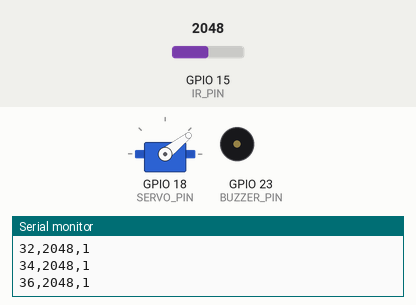
This sketch was run on a simulated ESP32. Parts: servo, buzzer (waves = sounding), the last lines printed to the serial monitor. The test bench sets the inputs (shaded band); at power-on: GPIO 15 (IR_PIN) = 2048 (analog values on the 0–4095 scale).

Above: at 1.2 s.
1.3 s: GPIO 15 (IR_PIN) set to 2446
At 1.65 s:
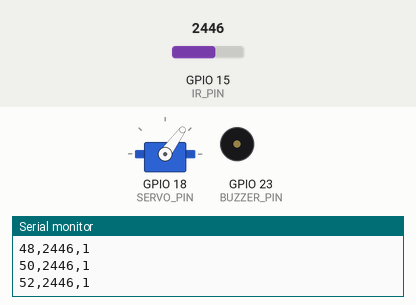
4.3 s: GPIO 15 (IR_PIN) set to 2553
At 5.02 s:
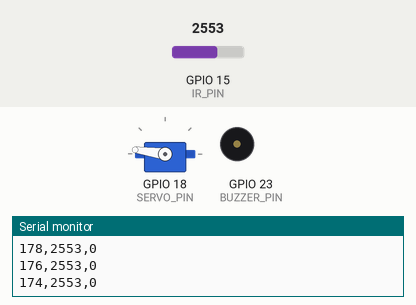
7.3 s: GPIO 15 (IR_PIN) set to 2460
At 8.11 s:
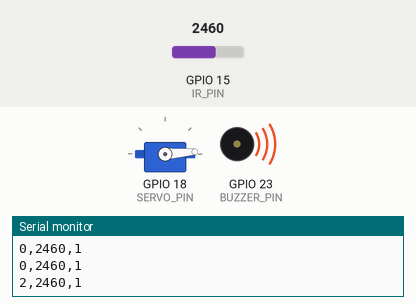
Timing chart, 0 to 22.3 s (numbered marks = the images above; inputs shaded):
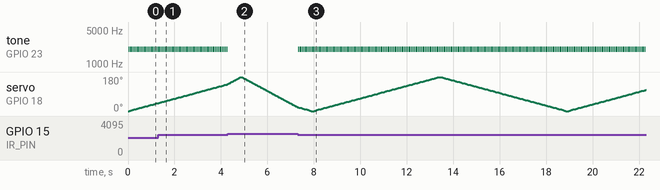

The sketch:

CODE_main_ESP32.ino
```cpp
#include <ESP32Servo.h>
#include "driver/ledc.h"

Servo radarServo;

const int SERVO_PIN = 18;   // Servo signal pin on GPIO 18
const int IR_PIN = 15;      // Analog input pin for IR Sensor on GPIO 15
const int BUZZER_PIN = 23;  // Buzzer pin on GPIO 23 (please ignore)

const int DETECTION_THRESHOLD = 2500;

void setup() {
  Serial.begin(115200);
  radarServo.attach(SERVO_PIN, 544, 2400);
  analogReadResolution(12);

  // Corrected struct ordering initialization to bypass strict compiler constraints
  ledc_timer_config_t ledc_timer;
  ledc_timer.speed_mode       = LEDC_LOW_SPEED_MODE;
  ledc_timer.duty_resolution  = LEDC_TIMER_8_BIT;
  ledc_timer.timer_num        = LEDC_TIMER_1;       // Dedicated hardware timer slot
  ledc_timer.freq_hz          = 2000;               // 2 kHz tone frequency
  ledc_timer.clk_cfg          = LEDC_AUTO_CLK;
  ledc_timer_config(&ledc_timer);

  ledc_channel_config_t ledc_channel;
  ledc_channel.gpio_num       = (gpio_num_t)BUZZER_PIN;
  ledc_channel.speed_mode     = LEDC_LOW_SPEED_MODE;
  ledc_channel.channel        = LEDC_CHANNEL_1;
  ledc_channel.intr_type      = LEDC_INTR_DISABLE;
  ledc_channel.timer_sel      = LEDC_TIMER_1;
  ledc_channel.duty           = 0;                  // Start off
  ledc_channel.hpoint         = 0;
  ledc_channel_config(&ledc_channel);
}

void loop() {
  // Sweep from 0 to 180 degrees
  for (int pos = 0; pos <= 180; pos += 2) {
    radarServo.write(pos);
    delay(30);
    int irRawValue = analogRead(IR_PIN);

    int detected = (irRawValue < DETECTION_THRESHOLD) ? 1 : 0;

    if (detected) {
      // Force hardware channel to toggle pin 23
      ledc_set_duty(LEDC_LOW_SPEED_MODE, LEDC_CHANNEL_1, 128); // 50% Volume
      ledc_update_duty(LEDC_LOW_SPEED_MODE, LEDC_CHANNEL_1);
      delay(15);

      ledc_set_duty(LEDC_LOW_SPEED_MODE, LEDC_CHANNEL_1, 0);   // Volume Off
      ledc_update_duty(LEDC_LOW_SPEED_MODE, LEDC_CHANNEL_1);
      delay(15);
    } else {
      ledc_set_duty(LEDC_LOW_SPEED_MODE, LEDC_CHANNEL_1, 0);
      ledc_update_duty(LEDC_LOW_SPEED_MODE, LEDC_CHANNEL_1);
    }

    Serial.print(pos);
    Serial.print(",");
    Serial.print(irRawValue);
    Serial.print(",");
    Serial.println(detected);
  }

  // Sweep back from 180 to 0 degrees
  for (int pos = 180; pos >= 0; pos -= 2) {
    radarServo.write(pos);
    delay(30);
    int irRawValue = analogRead(IR_PIN);

    int detected = (irRawValue < DETECTION_THRESHOLD) ? 1 : 0;

    if (detected) {
      ledc_set_duty(LEDC_LOW_SPEED_MODE, LEDC_CHANNEL_1, 128);
      ledc_update_duty(LEDC_LOW_SPEED_MODE, LEDC_CHANNEL_1);
      delay(15);

      ledc_set_duty(LEDC_LOW_SPEED_MODE, LEDC_CHANNEL_1, 0);
      ledc_update_duty(LEDC_LOW_SPEED_MODE, LEDC_CHANNEL_1);
      delay(15);
    } else {
      ledc_set_duty(LEDC_LOW_SPEED_MODE, LEDC_CHANNEL_1, 0);
      ledc_update_duty(LEDC_LOW_SPEED_MODE, LEDC_CHANNEL_1);
    }

    Serial.print(pos);
    Serial.print(",");
    Serial.print(irRawValue);
    Serial.print(",");
    Serial.println(detected);
  }
}
```

Measured:
- the behaviour switches between 2499 and 2500 on GPIO 15 (IR_PIN) (found by bisection; images 1 and 2)
- after the input at 4.3 s, tone on GPIO 23 (BUZZER_PIN): stops changing and stays silent
- after the input at 7.3 s, tone on GPIO 23 (BUZZER_PIN): alternates 2000 Hz for 0.02 s and silent for 0.05 s, starting at once
- by itself, tone on GPIO 23 (BUZZER_PIN): alternates 2000 Hz for 0.02 s and silent for 0.05 s
